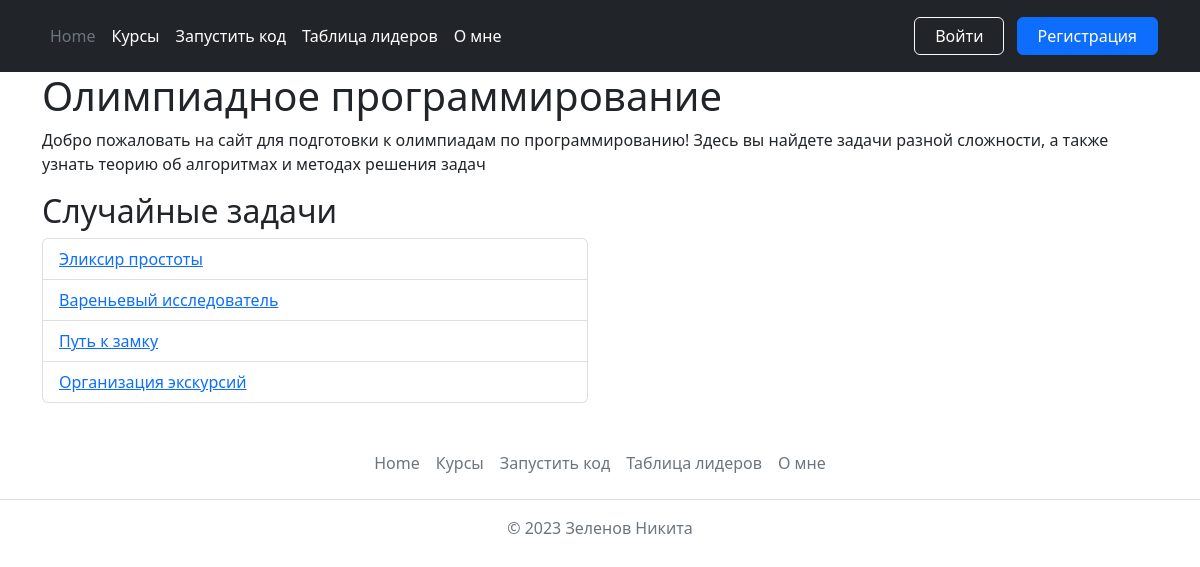
The page / on the database its author committed.
### data/tasks.py (models this page shows)
class Task(SqlAlchemyBase):
    __tablename__ = 'tasks'
    id = sqlalchemy.Column(sqlalchemy.Integer, primary_key=True, autoincrement=True)
    glob_id = sqlalchemy.Column(sqlalchemy.Integer, unique=True)
    topic_id = sqlalchemy.Column(sqlalchemy.Integer)
    task = sqlalchemy.Column(sqlalchemy.String, nullable=True)
    description = sqlalchemy.Column(sqlalchemy.String, nullable=True)

### routes.py (the view)
@app.route('/')
def index():
    data = db_sess.query(tasks.Task).all()
    data = random.sample(data, 4)
    return render_template('index.html', cur_user=get_username(request), data=data)

### routes.py (called while the page is built)
def account_check(request):
    a = request.cookies.get('session', 0)
    if a:
        res = db_sess.query(users.User).filter(users.User.session == a).all()
        if len(res) == 1:
            return res[0].glob_id
    return False

def get_username(request):
    id = account_check(request)
    username = db_sess.query(users.User.name).filter(users.User.glob_id == id).first()
    if username:
        return username[0]
    else:
        return ''

### templates/index.html (shortened to what this page needs)
{% extends "base.html" %}
{% block body %}
<div class="container">
    <h1>Олимпиадное программирование</h1>
    <p>Добро пожаловать на сайт для подготовки к олимпиадам по программированию! Здесь вы найдете задачи разной сложности, а также узнать теорию об алгоритмах и методах решения задач</p>
    <div class="row">
      <div class="col-md-6">
        <h2>Случайные задачи</h2>
        <ul class="list-group">
          <li class="list-group-item"><a href="/courses/task?task_id={{data[0].glob_id}}">{{ data[0].task }}</a></li>
          <li class="list-group-item"><a href="/courses/task?task_id={{data[1].glob_id}}">{{ data[1].task }}</a></li>
          <li class="list-group-item"><a href="/courses/task?task_id={{data[2].glob_id}}">{{ data[2].task }}</a></li>
          <li class="list-group-item"><a href="/courses/task?task_id={{data[3].glob_id}}">{{ data[3].task }}</a></li>
        </ul>
      </div>
    </div>
  </div>
{% endblock %}

### rows shown on the page
Task: task "Эликсир простоты"
Task: task "Вареньевый исследователь"
Task: task "Путь к замку"
Task: task "Организация экскурсий"
